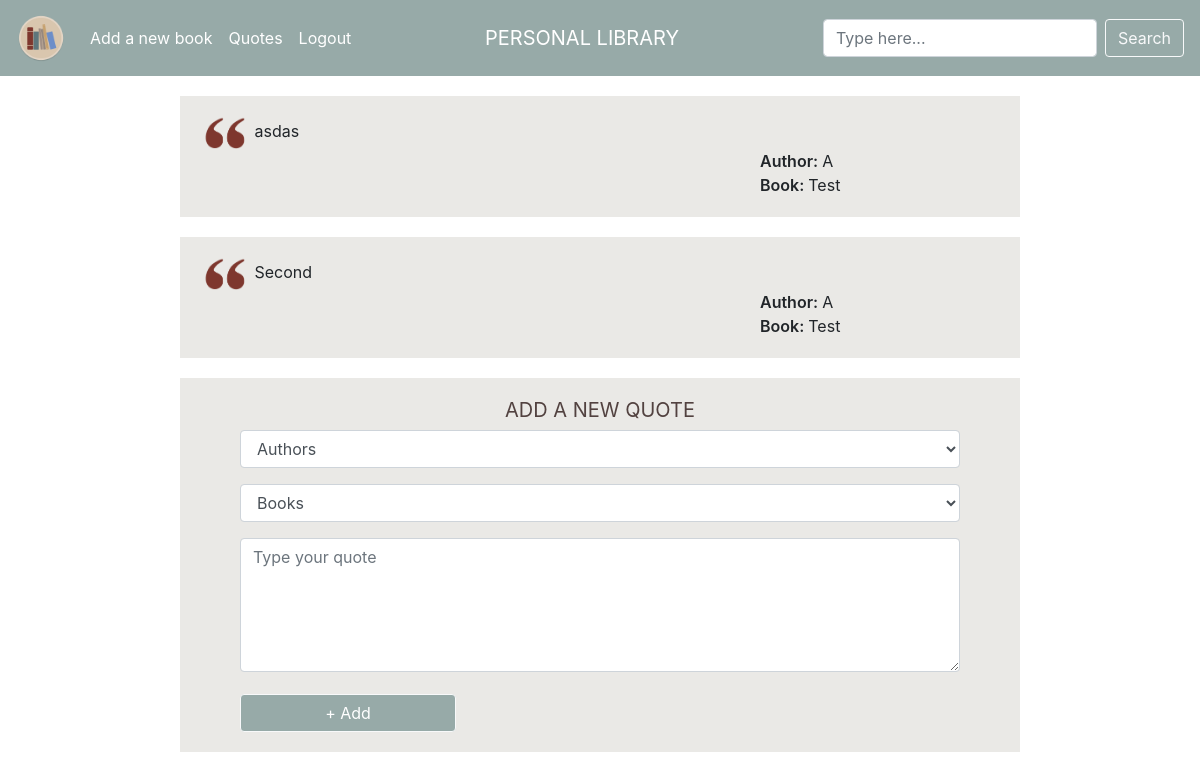
Page /quotes (signed in) on the committed database.
### tables this page shows
CREATE TABLE 'quotes' ('user_id' integer NOT NULL, 'book_id' integer NOT NULL, 'quote_id' integer PRIMARY KEY AUTOINCREMENT NOT NULL, 'quote' text NOT NULL);

CREATE TABLE "books" (user_id INTEGER NOT NULL, title TEXT NOT NULL, author TEXT NOT NULL, pages INTEGER NOT NULL, isbn TEXT NULL, genre TEXT NULL, rating INTEGER NULL, started DATE NULL, finished DATE NULL, owner TEXT NULL, notes TEXT NULL, lent BOOLEAN NULL, book_id INTEGER PRIMARY KEY AUTOINCREMENT NOT NULL);

### application.py (the view, shortened to what this page needs)
@app.route("/quotes", methods=["GET", "POST"])
@login_required
def quotes():
    if request.method == "GET":
        quotes = db.execute("""SELECT * FROM quotes
                            JOIN books ON books.book_id = quotes.book_id
                            WHERE quotes.user_id = :user_id""",
                            user_id=session["user_id"])
        books = db.execute("SELECT * FROM books WHERE user_id = :id",
                           id=session["user_id"])
        if books == 0:
            return apology("You need to add a book first!")
        return render_template("quotes.html", quotes=quotes, books=books)

### application.py (called while the page is built)
@app.after_request
def after_request(response):
    response.headers["Cache-Control"] = "no-cache, no-store, must-revalidate"
    response.headers["Expires"] = 0
    response.headers["Pragma"] = "no-cache"
    return response

### helpers.py (called while the page is built)
def login_required(f):
    @wraps(f)
    def decorated_function(*args, **kwargs):
        if session.get("user_id") is None:
            return redirect("/login")
        return f(*args, **kwargs)
    return decorated_function

### templates/quotes.html (shortened to what this page needs)
{% extends "layout.html" %}
{% block main %}
    {% if not quotes %}
        <div class="alert" id="no_quotes">
            <span class="closebtn" onclick="this.parentElement.style.display='none';">&times;</span>
            You do not have any quotes.
        </div>
    {% else %}
        {% for quote in quotes %}
            <div class="quote_brown_bg">
            <img id="quote_sign" src="../static/quote_mark.gif" alt="quotes">
            <p class="quote_text">{{ quote.quote }}</p>
            <br>
            <span class="names">Author: </span>{{ quote.author }}</span>
            <br>
            <span class="book_title_in_quote"><span class="names">Book: </span>{{ quote.title }}</span>
            <br>
            </div>
        {% endfor %}
    {% endif %}
    <div class=" container_new_quote">
        <h2 id="add_quote">ADD A NEW QUOTE</h2>
        <form id="new_quote" action="/quotes" method="post" autocomplete="off">
            <div class="form-group" id="quote_author" >
                <select name="author" class="form-control">
                    <option disabled selected value = "invalid">Authors</option>
            </select>
            </div>
            <br>
            <div class="form-group" id="quote_title">
            <select name="book_title" class="form-control">
                <option disabled selected value = "invalid">Books</option>
            </select>
            </div>
            <br>
            <div class="form-group" id="quote_quote">
                <textarea autocomplete="off" autofocus class="form-control" name="quote" contenteditable="true" placeholder="Type your quote" cols="30" rows="5" required></textarea>
            </div>
            <br>
            <button class="btn btn-light" type="submit" id="quote_btn">+ Add</button>
        </form>
    </div>
{% endblock %}

### static/style.css (style rules this page uses)
.btn-light { color: white; background-color: #97aaa8 !important; display: inline; }
.form-group { display: inline-block; }
.form-control { display: inline-block; }
.quote_brown_bg { background-color: #eae9e6; margin: 20px auto; padding: 20px; max-width: 70%; }
#quote_sign { width: 50px; }
.quote_text { display: inline; }
#add_quote { text-align: center; font-weight: 400; font-size: 20px; color: #524240; }
#new_quote { width: 90%; margin-right: auto; margin-left: auto; }
#quote_author, #quote_title, #quote_quote { width: 100%; align-items: center; }
#quote_btn { width: 30%; align-items: center; }
textarea { width: 100%; border: none; }
.container_new_quote { background-color: #eae9e6; margin: 20px auto; padding: 20px; max-width: 70%; }
.author_in_quote, .book_title_in_quote { margin-left: 70%; margin-right: auto; text-align: center; }
.names { font-weight: 600; }

### rows in the picture
quotes: quote "asdas", author "A", title "Test"
quotes: quote "Second", author "A", title "Test"
